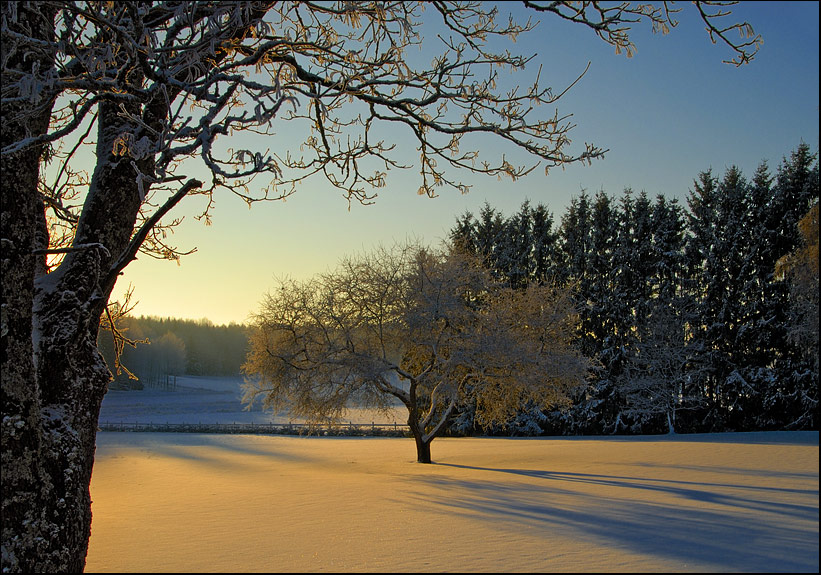
#> input picture classes/a.jpg, 821 x 575 px
$ python imnorm.py
#> lines starting #> are read from the running program, lines starting #| are printed output that depends on the picture
from PIL import Image
import numpy as np
import matplotlib.pyplot as plt

im = Image.open('a.jpg')
#> im is the input picture: PIL image 821x575 RGB; mean R, G, B 96.2, 94.7, 83.6
im = im.convert('L')
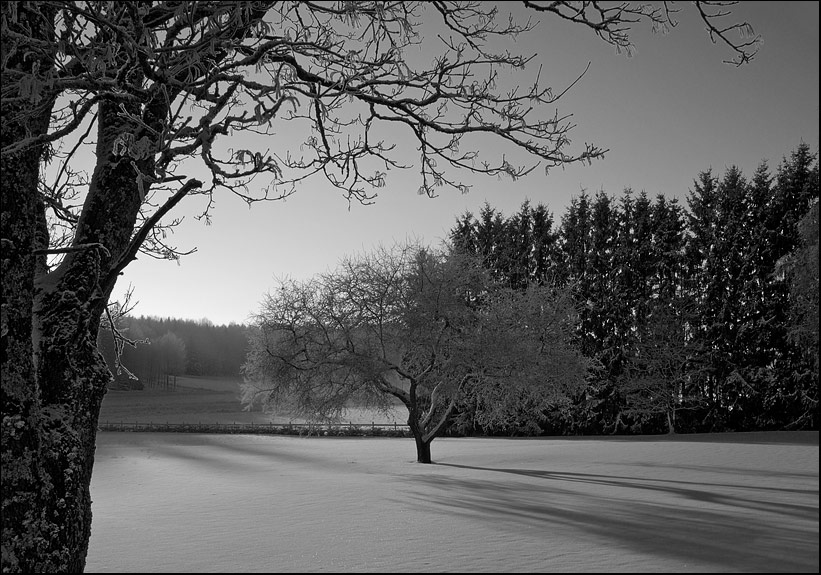
#> im: PIL image 821x575 L; min 0, max 255, mean 93.9
data = np.array(im, dtype="float32")
data /= 255

print(data)
#> (printed output is left out)
im = Image.fromarray(data, "L")
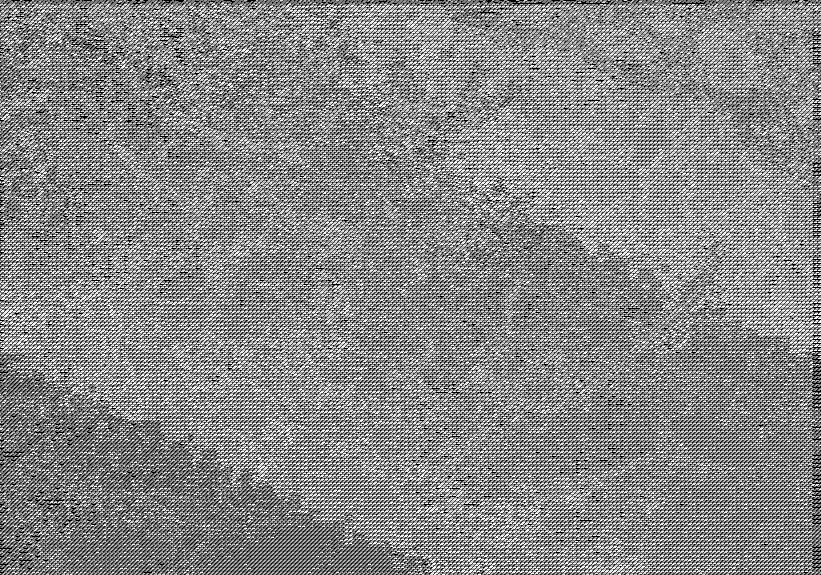
#> im: PIL image 821x575 L; min 0, max 255, mean 135.9
im.save("p.jpg")

$ run again, with classes/b.jpg copied over classes/a.jpg
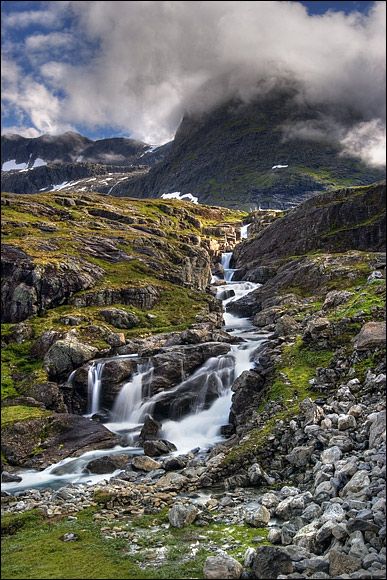
#> input picture classes/b.jpg, 387 x 580 px
#> im is the input picture: PIL image 387x580 RGB; mean R, G, B 101.3, 100.3, 94.2
#> `im = im.convert('L')`:
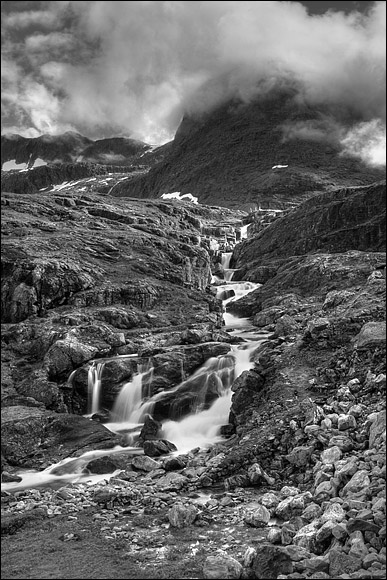
#> im: PIL image 387x580 L; min 0, max 255, mean 99.9
#> (printed output is left out)
#> `im = Image.fromarray(data, "L")`:
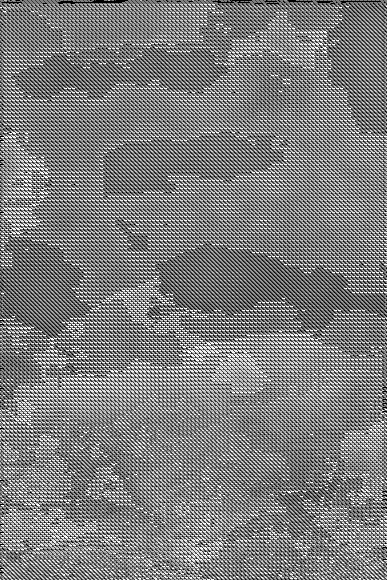
#> im: PIL image 387x580 L; min 0, max 255, mean 125.8

$ run again, with classes/c.jpg copied over classes/a.jpg
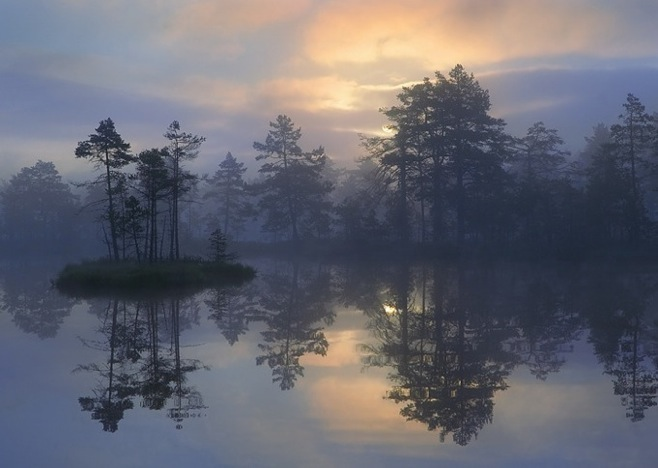
#> input picture classes/c.jpg, 658 x 468 px
#> im is the input picture: PIL image 658x468 RGB; mean R, G, B 103, 103.3, 113.1
#> `im = im.convert('L')`:
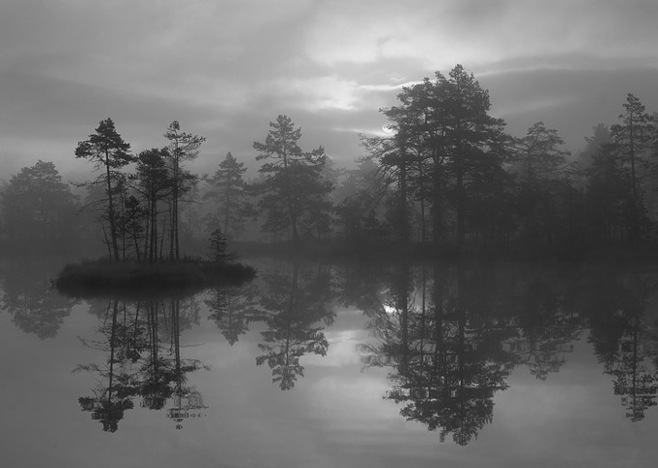
#> im: PIL image 658x468 L; min 20, max 252, mean 104.3
#> (printed output is left out)
#> `im = Image.fromarray(data, "L")`:
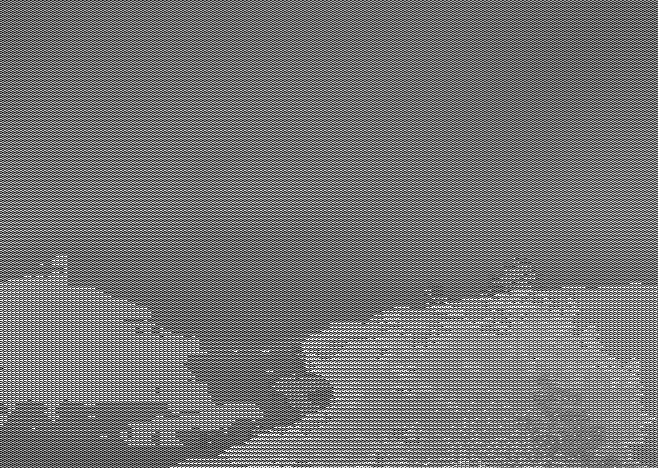
#> im: PIL image 658x468 L; min 0, max 255, mean 116.9
